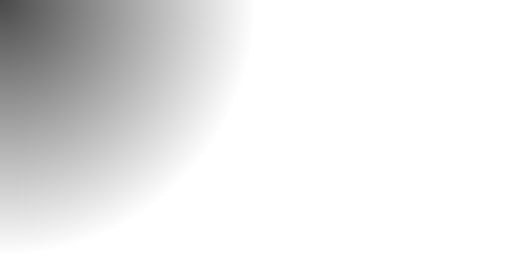
Frame 1 (no input)
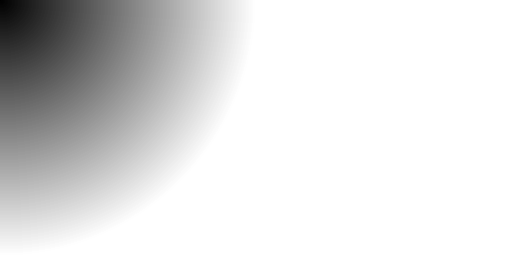
Frame 60 (the mouse pressed at the canvas centre just before this capture)
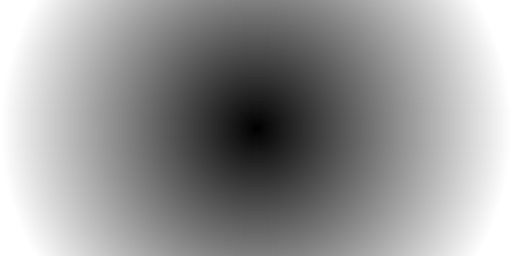
Frame 120 (the mouse held since frame 60 and released just before this capture)

The Processing sketch that drew these frames (run headless with seeded random() and noise(); from frame 60 on, the mouse is pressed at the canvas centre):

// Processing sketch: sample_04
// ── sample_04.pde
// point drawing

void setup(){
  size(512, 256);
  background(255);
  stroke(128);
}

void draw(){
  for(int i=0; i<width; i++ ){
    for(int j=0; j<height; j++){
      stroke( dist(mouseX, mouseY, i, j) );
      point(i,j);
    }
  }
}
